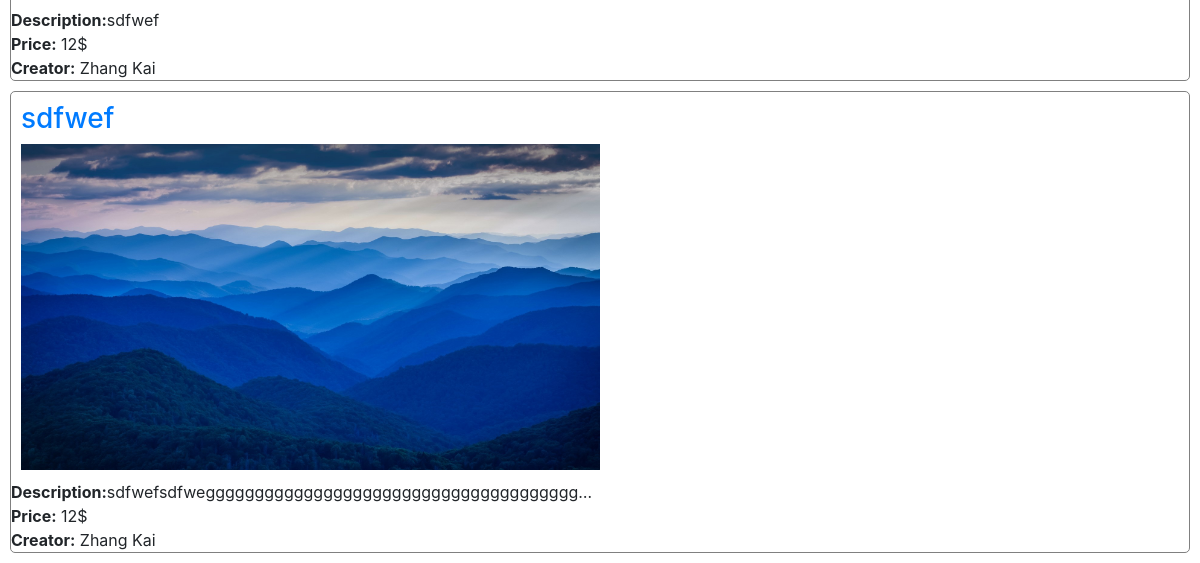
The app's page / (lower part), older data.
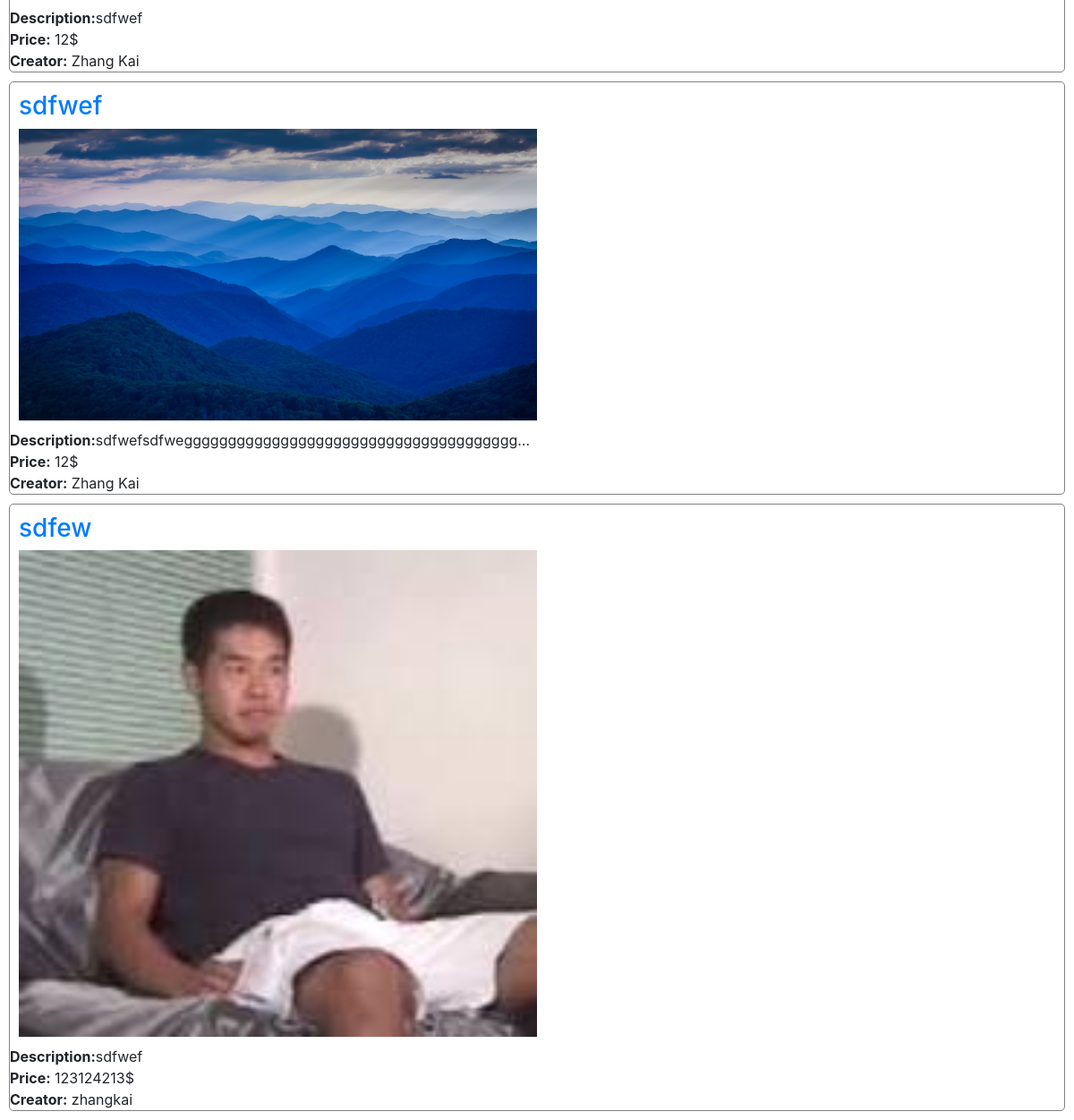
The same page, newer data.
### auctions/models.py (models this page shows, shortened)
class Listing(models.Model):
    title = models.CharField(max_length=64)
    description = models.CharField(max_length=500)
    starting_bid = models.IntegerField()
    image = models.ImageField(upload_to=None, height_field=None, width_field=None, max_length=100, default=1)
    category = models.ForeignKey(Category, on_delete=CASCADE, default=1, related_name="inside_category")
    creator = models.ForeignKey('User', on_delete=CASCADE, default=1, related_name="creates")

class User(AbstractUser):
    watchlist = models.ManyToManyField('Listing', blank=True, related_name="follower")

### auctions/views.py (the view)
# urls.py: path("", views.index, name="index"),
def index(request):
    listings = Listing.objects.all()
    return render(request, "auctions/index.html", {
        "listings": listings,
    })

### auctions/templates/auctions/index.html (shortened to what this page needs)
{% extends "auctions/layout.html" %}
{% block body %}
  {% for listing in listings %}
    <div class="show_listing">
      <div style="padding: 10px;">
        <a href="{% url 'listing_page' listing.id %}"><h3>{{ listing.title }}</h3></a>
        {% if listing.image != "1" %}
          <img src="{{ listing.image.url }}" alt="{{ listing.title }}" style="width: 50%;">
        {% endif %}
      </div>
      <div>
        <b>Description:</b>{{ listing.description|truncatechars:50 }}
      </div>
      <div>
        <b>Price:</b> {{ listing.starting_bid }}$
      </div>
      <div>
        <b>Creator:</b> {{ listing.creator }}
      </div>
    </div>
  {% endfor %}
{% endblock %}

Row changes from the older to the newer data that the page shows:
added Listing: title "sdfew", image (picture), description "sdfwef", starting_bid "123124213", creator "zhangkai"
